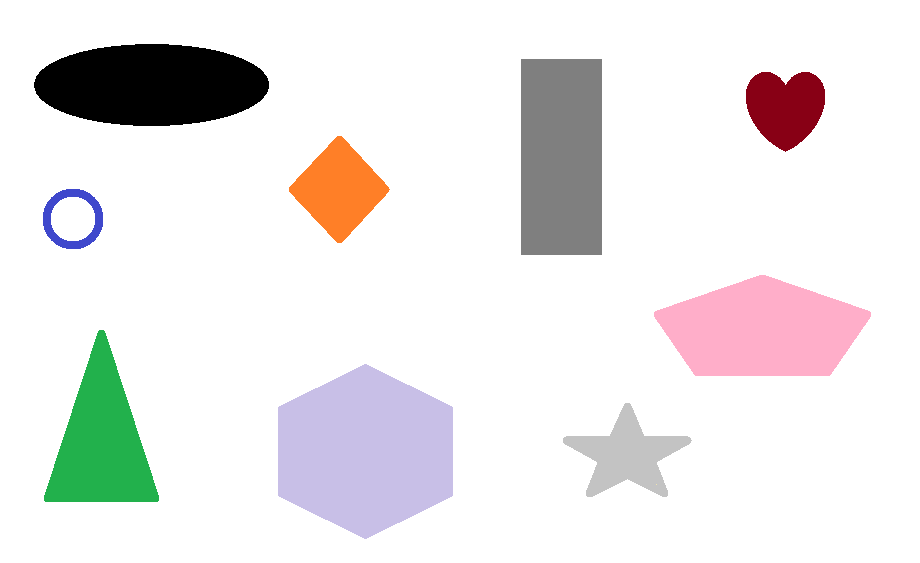
%> input picture SignalProcessing/ImageProcessing_SimpleTasks/ObrazZ3pop.png, 920 x 563 px
$ octave KohLab2Z3.m   (GNU Octave 9; MATLAB toolbox functions it lacks are replaced by stand-ins)
%> lines starting %> are read from the running program, lines starting %| are printed output that depends on the picture; in (x1, y1, x2, y2) boxes, pixels count from 0 and x2, y2 are one past the last pixel; in counts of white or black regions, pixels touching at a corner belong together; the program's own positions count from 1
clc;
clear all;
close all;

info = imfinfo('ObrazZ3pop.png');

A = imread('ObrazZ3pop.png');
%> A is the input picture: size 563x920x3 uint8; mean R, G, B 234.4, 231.9, 231.9
im_size = size(A);
%> im_size = [563 920 3]
A=rgb2gray(A);
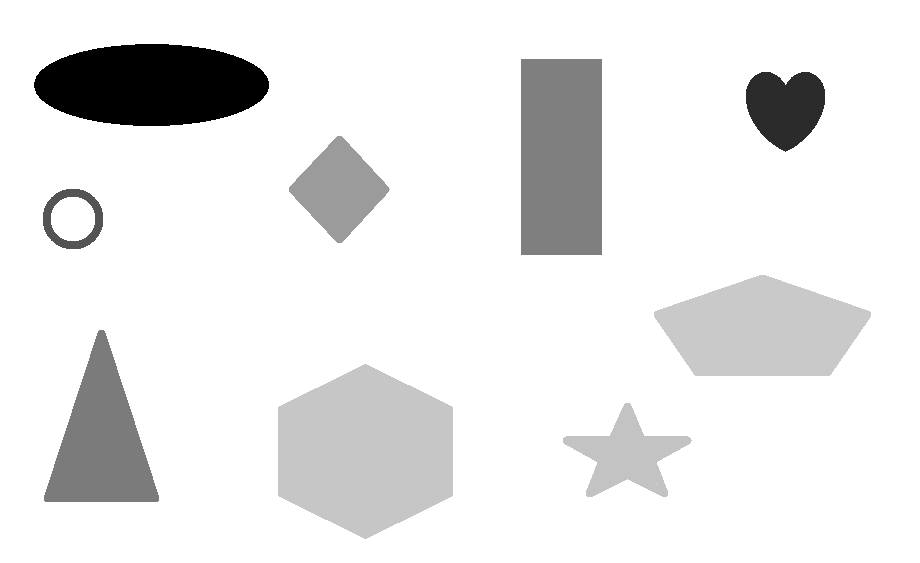
%> A: size 563x920 uint8; min 0, max 255, mean 232.6

hist = imhist(A);
%> hist = 256 values, max 420413 at index 256, min 0 at index 2, mean 2023.3

E = imnoise(A, 'salt & pepper');
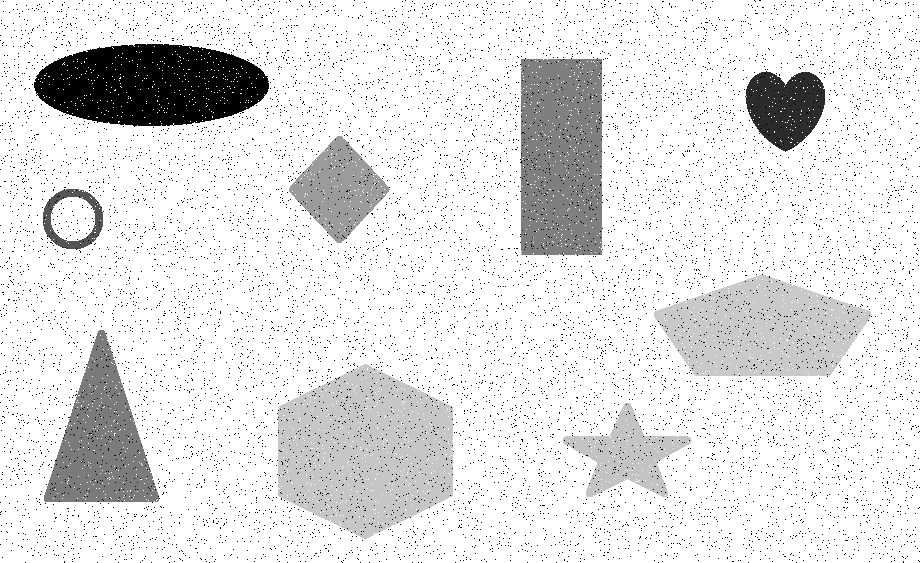
%> E: size 563x920 uint8; min 0, max 255, mean 227.3

B = medfilt2(E, [8 8]);

figure(1)
imhist(B);
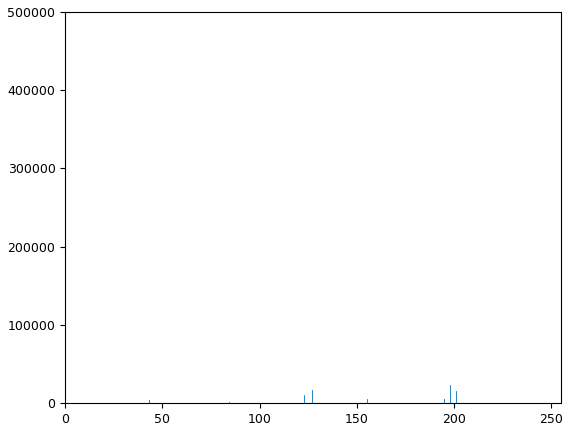
%> figure redrawn from the program's plot data; highest point at x = 255, y = 418760

fil=(A>=40) & (A<=45);
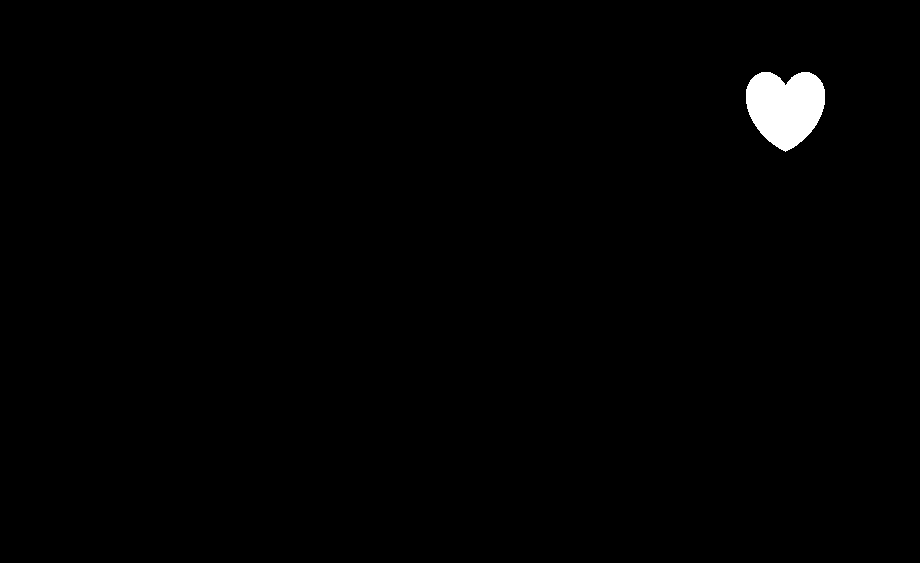
%> fil: size 563x920 logical; 0.9% white; 1 white region, box (x1, y1, x2, y2) and area: (746, 72, 825, 152) 4663

T = 0.79;
C = im2bw(fil,T);

D = not(C);

figure(2)
imshow(D)

[num, L] = bwlabel(D);
%> num: size 563x920 double; values 0 (black) and 1 (white), 99.1% white; 1 black region
%> L = 1
feats = regionprops(D, 'all');
%> feats = 1 region; box (x1, y1, x2, y2), Area, Centroid, MajorAxisLength, MinorAxisLength and Eccentricity: (0, 0, 920, 563) 513297 [457.5 283.6] 1059.9 649.5 0.79

$ run again, with SignalProcessing/ImageProcessing_SimpleTasks/ObrazZ4.png copied over SignalProcessing/ImageProcessing_SimpleTasks/ObrazZ3pop.png
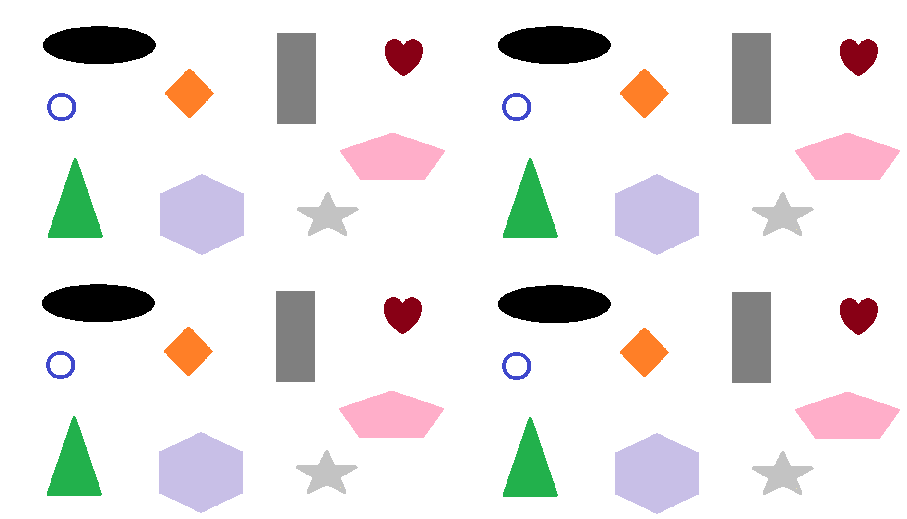
%> input picture SignalProcessing/ImageProcessing_SimpleTasks/ObrazZ4.png, 907 x 519 px
%> A is the input picture: size 519x907x3 uint8; mean R, G, B 234.8, 232.3, 232.4
%> `A=rgb2gray(A);`:
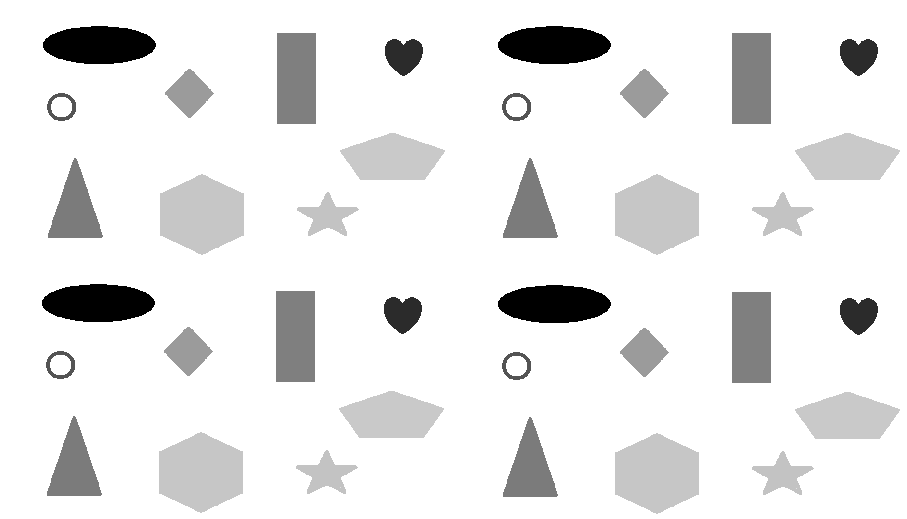
%> A: size 519x907 uint8; min 0, max 255, mean 233.1
%> hist = 256 values, max 383829 at index 256, min 0 at index 2, mean 1838.8
%> `fil=(A>=40) & (A<=45);`:
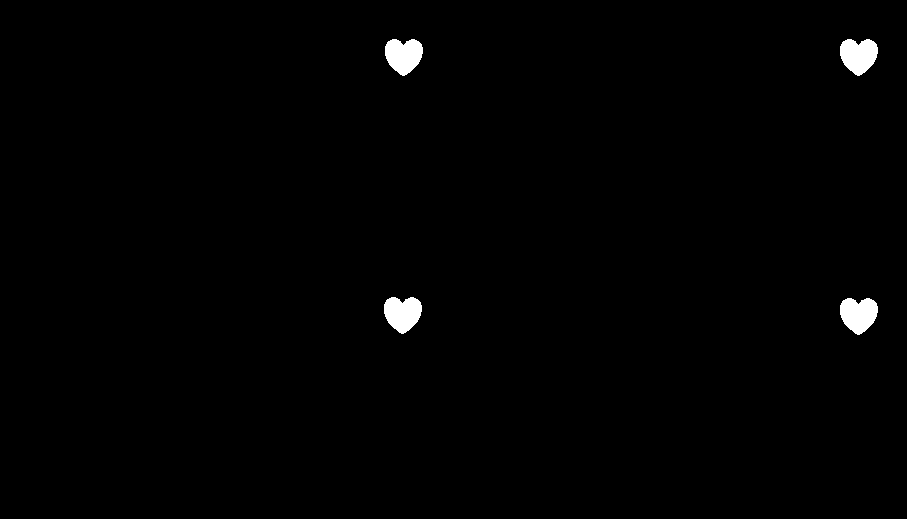
%> fil: size 519x907 logical; 0.88% white; 4 white regions, box (x1, y1, x2, y2) and area: (385, 39, 423, 76) 1032, (840, 39, 878, 76) 1032, (384, 297, 422, 334) 1032, (840, 298, 878, 335) 1032
%> num: size 519x907 double; values 0 (black) and 1 (white), 99.1% white; 4 black regions
%> L = 1
%> feats = 1 region; box (x1, y1, x2, y2), Area, Centroid, MajorAxisLength, MinorAxisLength and Eccentricity: (0, 0, 907, 519) 466605 [452.4 260.7] 1046.3 599.3 0.82
